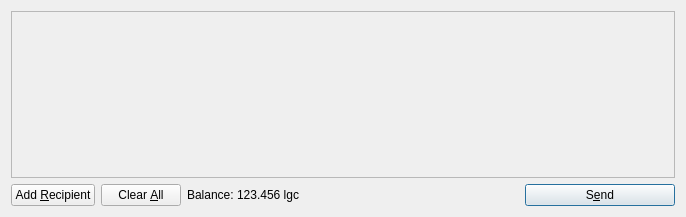
<?xml version="1.0" encoding="UTF-8"?>
<ui version="4.0">
 <class>SendCoinsDialog</class>
 <widget class="QDialog" name="SendCoinsDialog">
  <property name="geometry">
   <rect>
    <x>0</x>
    <y>0</y>
    <width>686</width>
    <height>217</height>
   </rect>
  </property>
  <property name="windowTitle">
   <string>Send Coins</string>
  </property>
  <layout class="QVBoxLayout" name="verticalLayout">
   <item>
    <widget class="QScrollArea" name="scrollArea">
     <property name="widgetResizable">
      <bool>true</bool>
     </property>
     <widget class="QWidget" name="scrollAreaWidgetContents">
      <property name="geometry">
       <rect>
        <x>0</x>
        <y>0</y>
        <width>666</width>
        <height>165</height>
       </rect>
      </property>
      <layout class="QVBoxLayout" name="verticalLayout_2">
       <property name="margin">
        <number>0</number>
       </property>
       <item>
        <layout class="QVBoxLayout" name="entries">
         <property name="spacing">
          <number>6</number>
         </property>
        </layout>
       </item>
       <item>
        <spacer name="verticalSpacer">
         <property name="orientation">
          <enum>Qt::Vertical</enum>
         </property>
         <property name="sizeHint" stdset="0">
          <size>
           <width>20</width>
           <height>40</height>
          </size>
         </property>
        </spacer>
       </item>
      </layout>
     </widget>
    </widget>
   </item>
   <item>
    <layout class="QHBoxLayout" name="horizontalLayout">
     <item>
      <widget class="QPushButton" name="addButton">
       <property name="toolTip">
        <string>Send to multiple recipients at once</string>
       </property>
       <property name="text">
        <string>Add &amp;Recipient</string>
       </property>
       <property name="icon">
        <iconset resource="../bitcoin.qrc">
         <normaloff>:/icons/add</normaloff>:/icons/add</iconset>
       </property>
       <property name="autoDefault">
        <bool>false</bool>
       </property>
      </widget>
     </item>
     <item>
      <widget class="QPushButton" name="clearButton">
       <property name="sizePolicy">
        <sizepolicy hsizetype="Minimum" vsizetype="Fixed">
         <horstretch>0</horstretch>
         <verstretch>0</verstretch>
        </sizepolicy>
       </property>
       <property name="toolTip">
        <string>Remove all transaction fields</string>
       </property>
       <property name="text">
        <string>Clear &amp;All</string>
       </property>
       <property name="icon">
        <iconset resource="../bitcoin.qrc">
         <normaloff>:/icons/remove</normaloff>:/icons/remove</iconset>
       </property>
       <property name="autoRepeatDelay">
        <number>300</number>
       </property>
       <property name="autoDefault">
        <bool>false</bool>
       </property>
      </widget>
     </item>
     <item>
      <layout class="QHBoxLayout" name="horizontalLayout_2">
       <property name="spacing">
        <number>3</number>
       </property>
       <item>
        <widget class="QLabel" name="label">
         <property name="text">
          <string>Balance:</string>
         </property>
        </widget>
       </item>
       <item>
        <widget class="QLabel" name="labelBalance">
         <property name="cursor">
          <cursorShape>IBeamCursor</cursorShape>
         </property>
         <property name="text">
          <string>123.456 lgc</string>
         </property>
         <property name="textInteractionFlags">
          <set>Qt::LinksAccessibleByMouse|Qt::TextSelectableByKeyboard|Qt::TextSelectableByMouse</set>
         </property>
        </widget>
       </item>
      </layout>
     </item>
     <item>
      <spacer name="horizontalSpacer">
       <property name="orientation">
        <enum>Qt::Horizontal</enum>
       </property>
       <property name="sizeHint" stdset="0">
        <size>
         <width>40</width>
         <height>20</height>
        </size>
       </property>
      </spacer>
     </item>
     <item>
      <widget class="QPushButton" name="sendButton">
       <property name="minimumSize">
        <size>
         <width>150</width>
         <height>0</height>
        </size>
       </property>
       <property name="toolTip">
        <string>Confirm the send action</string>
       </property>
       <property name="text">
        <string>S&amp;end</string>
       </property>
       <property name="icon">
        <iconset resource="../bitcoin.qrc">
         <normaloff>:/icons/send</normaloff>:/icons/send</iconset>
       </property>
       <property name="default">
        <bool>true</bool>
       </property>
      </widget>
     </item>
    </layout>
   </item>
  </layout>
 </widget>
 <resources>
  <include location="../bitcoin.qrc"/>
 </resources>
 <connections/>
</ui>
